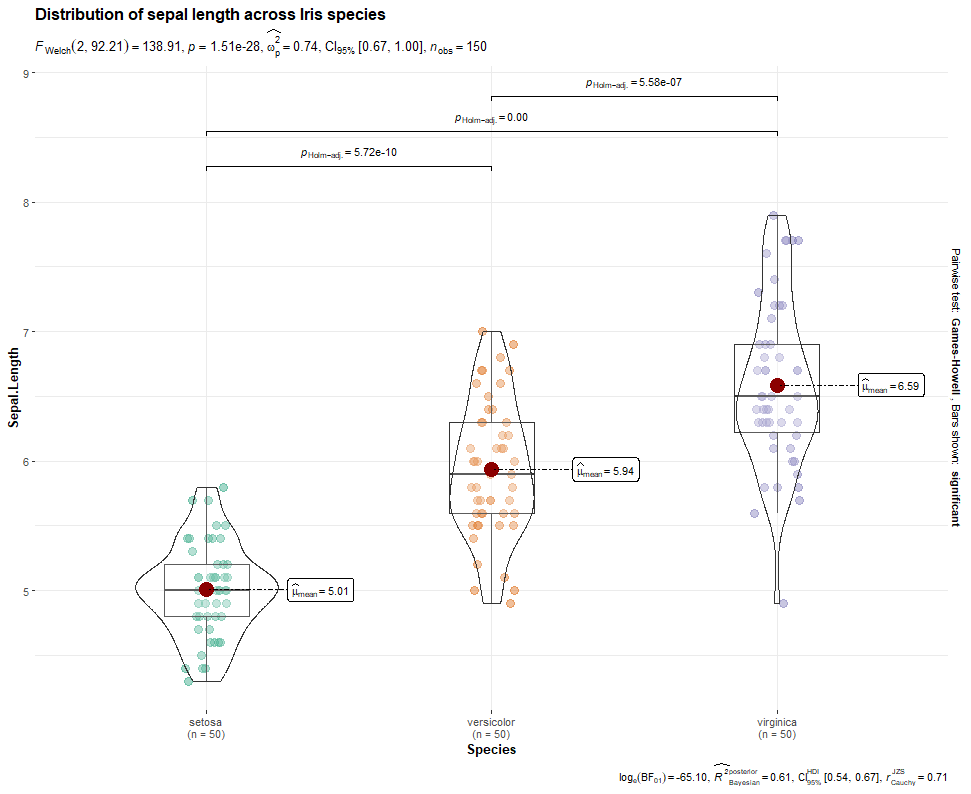

Source code (R):
#ggstatsplot：有更多数据统计功能的ggplot2
#ctrl shift c 快速注释
# Function	Plot	Description
# ggbetweenstats()	violin plots	for comparisons between groups/conditions
# ggwithinstats()	violin plots	for comparisons within groups/conditions
# gghistostats()	histograms	for distribution about numeric variable
# ggdotplotstats()	dot plots/charts	for distribution about labeled numeric variable
# ggscatterstats()	scatterplots	for correlation between two variables
# ggcorrmat()	correlation matrices	for correlations between multiple variables
# ggpiestats()	pie charts	for categorical data
# ggbarstats()	bar charts	for categorical data
# ggcoefstats()	dot-and-whisker plots	for regression models and meta-analysis
library(ggstatsplot)#需要按照指令更新一系列的包

ggbetweenstats(
  data  = iris,
  x     = Species,
  y     = Sepal.Length,
  title = "Distribution of sepal length across Iris species"
)

#添加一根拟合线
ggwithinstats(
  data  = iris,
  x     = Species,
  y     = Sepal.Length,
  title = "Distribution of sepal length across Iris species"
)

#简单版相关系数图
ggcorrmat(
  data  = iris,
  title = "Distribution of sepal length across Iris species"
)
#饼图
ggpiestats(
  data  = iris,
  x     = Species,
)

#条形分布图
ggbarstats(
  data  = iris,
  x     = Species,
  y     = Sepal.Length
)

#直方图
gghistostats(
  data  = iris,
  x     =  Sepal.Length ,#x需要是具体数值
  bin.args = list(color = "black", fill = "blue", alpha = 0.7)#调色
)
#散点图
ggdotplotstats(
  data  = iris,
  x     = Sepal.Length,#数值类变量
  y     = Species#与之前不同，这里是类别
)

#拟合曲线散点图，x y需要都为连续变量
ggscatterstats(
  data  = as.data.frame(iris),
  x     = Sepal.Length,#
  y     = Petal.Length#
)
